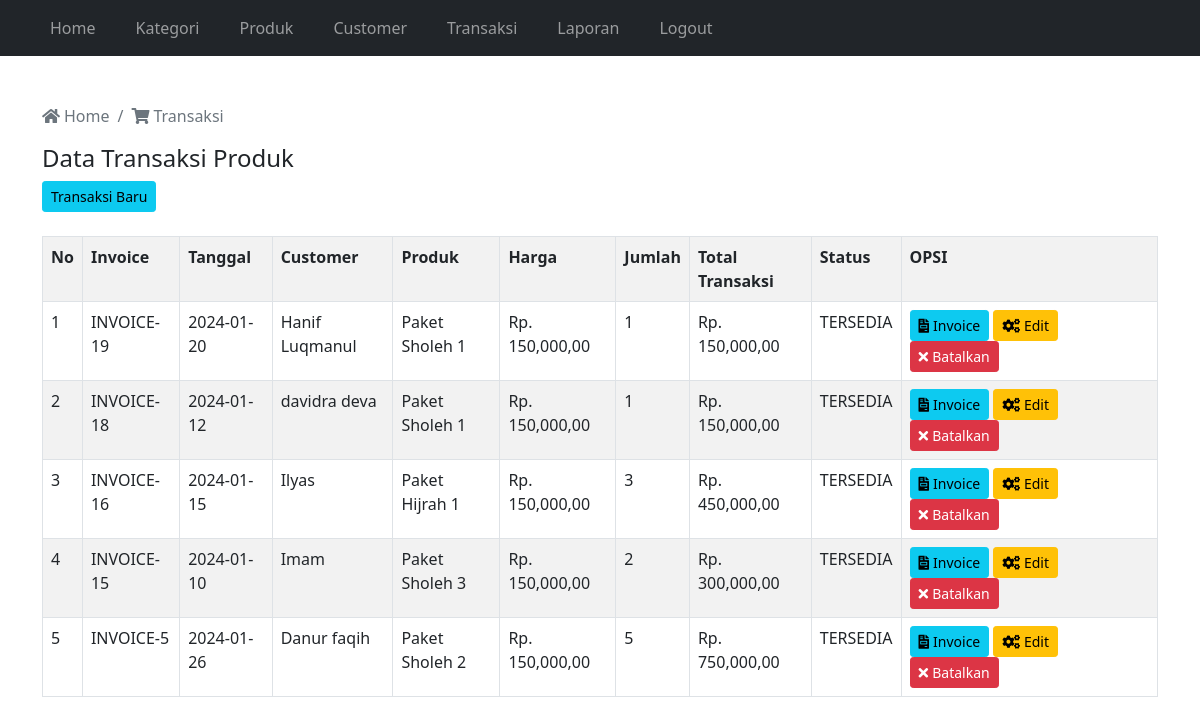
Page /admin/transaksi.php (signed in) on the committed database.
### tables this page shows
CREATE TABLE `tabel_produk` (
  `produk_id` int(11) NOT NULL,
  `kategori_id` int(11) NOT NULL,
  `nama_produk` varchar(255) NOT NULL,
  `harga_produk` double NOT NULL,
  `foto_produk` varchar(255) DEFAULT NULL,
  `detail_produk` text DEFAULT NULL,
  `ketersediaan_stok` enum('habis','tersedia') DEFAULT 'tersedia'
);

CREATE TABLE `tabel_transaksi` (
  `transaksi_id` int(11) NOT NULL,
  `transaksi_tgl` date NOT NULL,
  `produk` varchar(50) NOT NULL,
  `nama_pelanggan` varchar(50) NOT NULL,
  `harga_transaksi` int(11) NOT NULL,
  `jumlah_transaksi` int(100) NOT NULL,
  `total_transaksi` int(11) NOT NULL,
  `transaksi_status` varchar(30) NOT NULL
);

CREATE TABLE `tabel_customer` (
  `id_customer` int(11) NOT NULL,
  `nama_customer` varchar(50) NOT NULL,
  `no_tlp` varchar(20) NOT NULL,
  `alamat_customer` text NOT NULL
);

### admin/transaksi.php (the view, shortened to what this page needs)
<!DOCTYPE html>
<html lang="en">
<head>
    <link href="https://cdn.jsdelivr.net/npm/bootstrap@5.1.3/dist/css/bootstrap.min.css" rel="stylesheet">
    <link rel="stylesheet" href="https://cdnjs.cloudflare.com/ajax/libs/font-awesome/5.15.4/css/all.min.css">
</head>
<body>
<?php include 'navbar1.php'; ?>
<div class="container mt-5">
<nav aria-label="breadcrumb">
            <ol class="breadcrumb">
                <li class="breadcrumb-item active" aria-current="page">
                    <a href="../admin/index1.php" class="no-decoration text-muted">
                        <i class="fa fa-home me-1"></i>Home
                    </a>
                </li>
                <li class="breadcrumb-item active" aria-current="page">
                <i class="fas fa-shopping-cart me-1"></i>Transaksi
                </li>
            </ol>
        </nav>
    <div class="panel">
        <div class="panel-heading">
            <h4>Data Transaksi Produk</h4>
        </div>
        <div class="panel-body">
            <a href="transaksi_tambah.php" class="btn btn-sm btn-info pull-right">Transaksi Baru</a>
            <br/>
            <br/>
            <table class="table table-bordered table-striped">
                <tr>
                    <th width="1%">No</th>
                    <th>Invoice</th>
                    <th>Tanggal</th>
                    <th>Customer</th>
                    <th>Produk</th>
                    <th>Harga</th>
                    <th>Jumlah</th>
                    <th>Total Transaksi</th>
                    <th>Status</th>
                    <th width="23%">OPSI</th>
                </tr>
                <?php
                include '../koneksi.php';
                $data = mysqli_query($koneksi, "SELECT * FROM tabel_produk
                          INNER JOIN tabel_transaksi ON tabel_produk.produk_id = tabel_transaksi.harga_transaksi
                          INNER JOIN tabel_customer ON tabel_transaksi.nama_pelanggan = tabel_customer.id_customer
                          ORDER BY tabel_transaksi.transaksi_id DESC");
                $no = 1;
                while($d=mysqli_fetch_array($data)){ ?>
                    <tr>
                        <td><?php echo $no++; ?></td>
                        <td>INVOICE-<?php echo $d['transaksi_id']; ?></td>
                        <td><?php echo $d['transaksi_tgl']; ?></td>
                        <td><?php echo $d['nama_customer']; ?></td>
                        <td><?php echo $d['nama_produk']; ?></td>
                        <td><?php echo "Rp. ".number_format($d['harga_produk']).",00"; ?></td>
                        <td><?php echo $d['jumlah_transaksi']; ?></td>
                        <td><?php echo "Rp. ".number_format($d['total_transaksi']).",00"; ?></td>
                        <td>
                            <?php
                            if ($d['transaksi_status'] == "0") {
                                echo "<div class='label label-warning'>TERSEDIA</div>";
                            } else if($d['transaksi_status'] == "1") {
                                echo "<div class='label label-info'>HABIS</div>";
                            }
                            ?>
                        </td>
                        <td>
                            <a href="transaksi_invoice.php?id=<?php echo $d['transaksi_id']; ?>" target="_blank" class="btn btn-sm btn-info"><i class="fas fa-file-invoice me-1"></i>Invoice
                            </a>
                            <a href="transaksi_edit.php?id=<?php echo $d['transaksi_id']; ?>" class="btn btn-sm btn-warning"><i class="fas fa-cogs me-1"></i>Edit
                            </a>
                            <a href="transaksi_hapus.php?id=<?php echo $d['transaksi_id']; ?>" class="btn btn-sm btn-danger"><i class="fas fa-times me-1"></i>Batalkan
                            </a>
                        </td>
                    </tr>
                <?php } ?>
            </table>
        </div>
    </div>
</div>
</body>
</html>

### admin/transaksi.php (style rules this page uses)
.no-decoration { text-decoration: none !important; }

### rows in the picture
tabel_produk: tabel_transaksi.transaksi_id "19", tabel_transaksi.transaksi_tgl "2024-01-20", tabel_customer.nama_customer "Hanif Luqmanul", nama_produk "Paket Sholeh 1", harga_produk "150,000", tabel_transaksi.jumlah_transaksi "1", tabel_transaksi.total_transaksi "150,000", tabel_transaksi.transaksi_id "18", tabel_transaksi.transaksi_tgl "2024-01-12", tabel_customer.nama_customer "davidra deva"
tabel_produk: tabel_transaksi.transaksi_id "16", tabel_transaksi.transaksi_tgl "2024-01-15", tabel_customer.nama_customer "Ilyas", nama_produk "Paket Hijrah 1", harga_produk "150,000", tabel_transaksi.jumlah_transaksi "3", tabel_transaksi.total_transaksi "450,000"
tabel_produk: tabel_transaksi.transaksi_id "15", tabel_transaksi.transaksi_tgl "2024-01-10", tabel_customer.nama_customer "Imam", nama_produk "Paket Sholeh 3", harga_produk "150,000", tabel_transaksi.jumlah_transaksi "2", tabel_transaksi.total_transaksi "300,000"
tabel_produk: tabel_transaksi.transaksi_id "5", tabel_transaksi.transaksi_tgl "2024-01-26", tabel_customer.nama_customer "Danur faqih", nama_produk "Paket Sholeh 2", harga_produk "150,000", tabel_transaksi.jumlah_transaksi "5", tabel_transaksi.total_transaksi "750,000"
